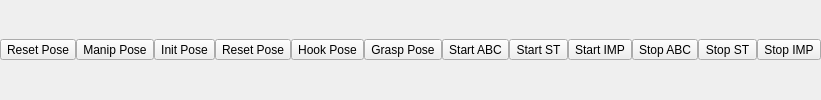
<?xml version="1.0" encoding="UTF-8"?>
<ui version="4.0">
  <class>RobotCommandInterface</class>
  <widget class="QWidget" name="RobotCommandInterface">
    <property name="geometry">
      <rect>
        <x>0</x>
        <y>0</y>
        <width>100</width>
        <height>100</height>
      </rect>
    </property>
    <property name="windowTitle">
      <string>Robot Command Interface</string>
    </property>
    <layout class="QVBoxLayout" name="verticalLayout">
      <property name="spacing">
        <number>0</number>
      </property>
      <property name="margin">
        <number>0</number>
      </property>
      <item>
        <layout class="QHBoxLayout" name="horizontalLayout">
          <!-- Robot Pose Command -->
          <item>
            <widget class="QToolButton" name="reset_pose_button">
              <property name="text">
                <string>Reset Pose</string>
              </property>
              <property name="iconSize">
                <size>
                  <width>100</width>
                  <height>100</height>
                </size>
              </property>
            </widget>
          </item>
          <item>
            <widget class="QToolButton" name="reset_manip_pose_button">
              <property name="text">
                <string>Manip Pose</string>
              </property>
              <property name="iconSize">
                <size>
                  <width>100</width>
                  <height>100</height>
                </size>
              </property>
            </widget>
          </item>
          <item>
            <widget class="QToolButton" name="init_pose_button">
              <property name="text">
                <string>Init Pose</string>
              </property>
              <property name="iconSize">
                <size>
                  <width>100</width>
                  <height>100</height>
                </size>
              </property>
            </widget>
          </item>
          <!-- Hand Pose Command -->
          <item>
            <widget class="QToolButton" name="hand_reset_pose_button">
              <property name="text">
                <string>Reset Pose</string>
              </property>
              <property name="iconSize">
                <size>
                  <width>100</width>
                  <height>100</height>
                </size>
              </property>
            </widget>
          </item>
          <item>
            <widget class="QToolButton" name="hand_hook_pose_button">
              <property name="text">
                <string>Hook Pose</string>
              </property>
              <property name="iconSize">
                <size>
                  <width>100</width>
                  <height>100</height>
                </size>
              </property>
            </widget>
          </item>
          <item>
            <widget class="QToolButton" name="hand_grasp_pose_button">
              <property name="text">
                <string>Grasp Pose</string>
              </property>
              <property name="iconSize">
                <size>
                  <width>100</width>
                  <height>100</height>
                </size>
              </property>
            </widget>
          </item>
          <!-- Hrpsys Command -->
          <item>
            <widget class="QToolButton" name="hrpsys_start_abc_button">
              <property name="text">
                <string>Start ABC</string>
              </property>
              <property name="iconSize">
                <size>
                  <width>100</width>
                  <height>100</height>
                </size>
              </property>
            </widget>
          </item>
          <item>
            <widget class="QToolButton" name="hrpsys_start_st_button">
              <property name="text">
                <string>Start ST</string>
              </property>
              <property name="iconSize">
                <size>
                  <width>100</width>
                  <height>100</height>
                </size>
              </property>
            </widget>
          </item>
          <item>
            <widget class="QToolButton" name="hrpsys_start_imp_button">
              <property name="text">
                <string>Start IMP</string>
              </property>
              <property name="iconSize">
                <size>
                  <width>100</width>
                  <height>100</height>
                </size>
              </property>
            </widget>
          </item>
          <item>
            <widget class="QToolButton" name="hrpsys_stop_abc_button">
              <property name="text">
                <string>Stop ABC</string>
              </property>
              <property name="iconSize">
                <size>
                  <width>100</width>
                  <height>100</height>
                </size>
              </property>
            </widget>
          </item>
          <item>
            <widget class="QToolButton" name="hrpsys_stop_st_button">
              <property name="text">
                <string>Stop ST</string>
              </property>
              <property name="iconSize">
                <size>
                  <width>100</width>
                  <height>100</height>
                </size>
              </property>
            </widget>
          </item>
          <item>
            <widget class="QToolButton" name="hrpsys_stop_imp_button">
              <property name="text">
                <string>Stop IMP</string>
              </property>
              <property name="iconSize">
                <size>
                  <width>100</width>
                  <height>100</height>
                </size>
              </property>
            </widget>
          </item>
        </layout>
      </item>
    </layout>
  </widget>
  <customwidgets>
    <customwidget>
      <class>BagGraphicsView</class>
      <extends>QGraphicsView</extends>
      <!-- <header>rqt_bag.bag_widget</header> -->
    </customwidget>
  </customwidgets>
  <resources/>
  <connections/>
</ui>
